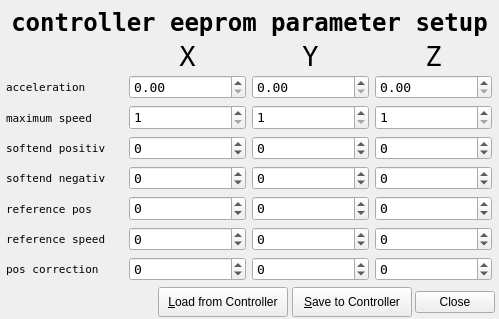
<?xml version="1.0" encoding="UTF-8"?>
<ui version="4.0">
 <class>driveparams</class>
 <widget class="QWidget" name="driveparams">
  <property name="windowModality">
   <enum>Qt::NonModal</enum>
  </property>
  <property name="geometry">
   <rect>
    <x>0</x>
    <y>0</y>
    <width>499</width>
    <height>319</height>
   </rect>
  </property>
  <property name="sizePolicy">
   <sizepolicy hsizetype="Fixed" vsizetype="Fixed">
    <horstretch>0</horstretch>
    <verstretch>0</verstretch>
   </sizepolicy>
  </property>
  <property name="windowTitle">
   <string>Drive Parameter Setup</string>
  </property>
  <widget class="QLabel" name="label_5">
   <property name="geometry">
    <rect>
     <x>4</x>
     <y>7</y>
     <width>491</width>
     <height>31</height>
    </rect>
   </property>
   <property name="font">
    <font>
     <family>DejaVu Sans Mono</family>
     <pointsize>18</pointsize>
     <weight>75</weight>
     <bold>true</bold>
    </font>
   </property>
   <property name="text">
    <string>controller eeprom parameter setup</string>
   </property>
   <property name="alignment">
    <set>Qt::AlignCenter</set>
   </property>
  </widget>
  <widget class="QPushButton" name="pushButton_saveparam">
   <property name="geometry">
    <rect>
     <x>292</x>
     <y>287</y>
     <width>120</width>
     <height>30</height>
    </rect>
   </property>
   <property name="styleSheet">
    <string notr="true"/>
   </property>
   <property name="text">
    <string>&amp;Save to Controller</string>
   </property>
  </widget>
  <widget class="QWidget" name="layoutWidget">
   <property name="geometry">
    <rect>
     <x>6</x>
     <y>44</y>
     <width>486</width>
     <height>237</height>
    </rect>
   </property>
   <layout class="QGridLayout" name="gridLayout">
    <item row="0" column="1">
     <widget class="QLabel" name="label_X">
      <property name="font">
       <font>
        <family>DejaVu Sans Mono</family>
        <pointsize>20</pointsize>
       </font>
      </property>
      <property name="text">
       <string>X</string>
      </property>
      <property name="alignment">
       <set>Qt::AlignCenter</set>
      </property>
     </widget>
    </item>
    <item row="0" column="2">
     <widget class="QLabel" name="label_Y">
      <property name="font">
       <font>
        <family>DejaVu Sans Mono</family>
        <pointsize>20</pointsize>
       </font>
      </property>
      <property name="text">
       <string>Y</string>
      </property>
      <property name="alignment">
       <set>Qt::AlignCenter</set>
      </property>
     </widget>
    </item>
    <item row="0" column="3">
     <widget class="QLabel" name="label_Z">
      <property name="font">
       <font>
        <family>DejaVu Sans Mono</family>
        <pointsize>20</pointsize>
       </font>
      </property>
      <property name="text">
       <string>Z</string>
      </property>
      <property name="alignment">
       <set>Qt::AlignCenter</set>
      </property>
     </widget>
    </item>
    <item row="1" column="0">
     <widget class="QLabel" name="label_accel">
      <property name="font">
       <font>
        <family>DejaVu Sans Mono</family>
        <pointsize>8</pointsize>
       </font>
      </property>
      <property name="text">
       <string>acceleration</string>
      </property>
      <property name="alignment">
       <set>Qt::AlignLeading|Qt::AlignLeft|Qt::AlignVCenter</set>
      </property>
     </widget>
    </item>
    <item row="2" column="0">
     <widget class="QLabel" name="label_maxspeed">
      <property name="font">
       <font>
        <family>DejaVu Sans Mono</family>
        <pointsize>8</pointsize>
       </font>
      </property>
      <property name="text">
       <string>maximum speed</string>
      </property>
      <property name="alignment">
       <set>Qt::AlignLeading|Qt::AlignLeft|Qt::AlignVCenter</set>
      </property>
     </widget>
    </item>
    <item row="2" column="1">
     <widget class="QSpinBox" name="spinBox_drv_para_X_maxspeed">
      <property name="font">
       <font>
        <family>DejaVu Sans Mono</family>
        <pointsize>10</pointsize>
       </font>
      </property>
      <property name="alignment">
       <set>Qt::AlignLeading|Qt::AlignLeft|Qt::AlignTop</set>
      </property>
      <property name="readOnly">
       <bool>false</bool>
      </property>
      <property name="buttonSymbols">
       <enum>QAbstractSpinBox::UpDownArrows</enum>
      </property>
      <property name="minimum">
       <number>1</number>
      </property>
      <property name="maximum">
       <number>999999999</number>
      </property>
      <property name="value">
       <number>1</number>
      </property>
     </widget>
    </item>
    <item row="2" column="2">
     <widget class="QSpinBox" name="spinBox_drv_para_Y_maxspeed">
      <property name="font">
       <font>
        <family>DejaVu Sans Mono</family>
        <pointsize>10</pointsize>
       </font>
      </property>
      <property name="alignment">
       <set>Qt::AlignLeading|Qt::AlignLeft|Qt::AlignTop</set>
      </property>
      <property name="readOnly">
       <bool>false</bool>
      </property>
      <property name="buttonSymbols">
       <enum>QAbstractSpinBox::UpDownArrows</enum>
      </property>
      <property name="minimum">
       <number>1</number>
      </property>
      <property name="maximum">
       <number>999999999</number>
      </property>
      <property name="value">
       <number>1</number>
      </property>
     </widget>
    </item>
    <item row="2" column="3">
     <widget class="QSpinBox" name="spinBox_drv_para_Z_maxspeed">
      <property name="font">
       <font>
        <family>DejaVu Sans Mono</family>
        <pointsize>10</pointsize>
        <strikeout>false</strikeout>
       </font>
      </property>
      <property name="alignment">
       <set>Qt::AlignLeading|Qt::AlignLeft|Qt::AlignTop</set>
      </property>
      <property name="readOnly">
       <bool>false</bool>
      </property>
      <property name="buttonSymbols">
       <enum>QAbstractSpinBox::UpDownArrows</enum>
      </property>
      <property name="minimum">
       <number>1</number>
      </property>
      <property name="maximum">
       <number>999999999</number>
      </property>
      <property name="value">
       <number>1</number>
      </property>
     </widget>
    </item>
    <item row="3" column="0">
     <widget class="QLabel" name="label_softendpos">
      <property name="font">
       <font>
        <family>DejaVu Sans Mono</family>
        <pointsize>8</pointsize>
       </font>
      </property>
      <property name="text">
       <string>softend positiv</string>
      </property>
      <property name="alignment">
       <set>Qt::AlignLeading|Qt::AlignLeft|Qt::AlignVCenter</set>
      </property>
     </widget>
    </item>
    <item row="3" column="1">
     <widget class="QSpinBox" name="spinBox_drv_para_X_softend_pos">
      <property name="font">
       <font>
        <family>DejaVu Sans Mono</family>
        <pointsize>10</pointsize>
       </font>
      </property>
      <property name="alignment">
       <set>Qt::AlignLeading|Qt::AlignLeft|Qt::AlignTop</set>
      </property>
      <property name="readOnly">
       <bool>false</bool>
      </property>
      <property name="buttonSymbols">
       <enum>QAbstractSpinBox::UpDownArrows</enum>
      </property>
      <property name="minimum">
       <number>-999999999</number>
      </property>
      <property name="maximum">
       <number>999999999</number>
      </property>
      <property name="value">
       <number>0</number>
      </property>
     </widget>
    </item>
    <item row="3" column="2">
     <widget class="QSpinBox" name="spinBox_drv_para_Y_softend_pos">
      <property name="font">
       <font>
        <family>DejaVu Sans Mono</family>
        <pointsize>10</pointsize>
       </font>
      </property>
      <property name="alignment">
       <set>Qt::AlignLeading|Qt::AlignLeft|Qt::AlignTop</set>
      </property>
      <property name="readOnly">
       <bool>false</bool>
      </property>
      <property name="buttonSymbols">
       <enum>QAbstractSpinBox::UpDownArrows</enum>
      </property>
      <property name="minimum">
       <number>-999999999</number>
      </property>
      <property name="maximum">
       <number>999999999</number>
      </property>
      <property name="value">
       <number>0</number>
      </property>
     </widget>
    </item>
    <item row="3" column="3">
     <widget class="QSpinBox" name="spinBox_drv_para_Z_softend_pos">
      <property name="font">
       <font>
        <family>DejaVu Sans Mono</family>
        <pointsize>10</pointsize>
        <strikeout>false</strikeout>
       </font>
      </property>
      <property name="alignment">
       <set>Qt::AlignLeading|Qt::AlignLeft|Qt::AlignTop</set>
      </property>
      <property name="readOnly">
       <bool>false</bool>
      </property>
      <property name="buttonSymbols">
       <enum>QAbstractSpinBox::UpDownArrows</enum>
      </property>
      <property name="minimum">
       <number>-999999999</number>
      </property>
      <property name="maximum">
       <number>999999999</number>
      </property>
      <property name="value">
       <number>0</number>
      </property>
     </widget>
    </item>
    <item row="4" column="0">
     <widget class="QLabel" name="label_softendneg">
      <property name="font">
       <font>
        <family>DejaVu Sans Mono</family>
        <pointsize>8</pointsize>
       </font>
      </property>
      <property name="text">
       <string>softend negativ</string>
      </property>
      <property name="alignment">
       <set>Qt::AlignLeading|Qt::AlignLeft|Qt::AlignVCenter</set>
      </property>
     </widget>
    </item>
    <item row="4" column="1">
     <widget class="QSpinBox" name="spinBox_drv_para_X_softend_neg">
      <property name="font">
       <font>
        <family>DejaVu Sans Mono</family>
        <pointsize>10</pointsize>
       </font>
      </property>
      <property name="alignment">
       <set>Qt::AlignLeading|Qt::AlignLeft|Qt::AlignTop</set>
      </property>
      <property name="readOnly">
       <bool>false</bool>
      </property>
      <property name="buttonSymbols">
       <enum>QAbstractSpinBox::UpDownArrows</enum>
      </property>
      <property name="minimum">
       <number>-999999999</number>
      </property>
      <property name="maximum">
       <number>999999999</number>
      </property>
      <property name="value">
       <number>0</number>
      </property>
     </widget>
    </item>
    <item row="4" column="2">
     <widget class="QSpinBox" name="spinBox_drv_para_Y_softend_neg">
      <property name="font">
       <font>
        <family>DejaVu Sans Mono</family>
        <pointsize>10</pointsize>
       </font>
      </property>
      <property name="alignment">
       <set>Qt::AlignLeading|Qt::AlignLeft|Qt::AlignTop</set>
      </property>
      <property name="readOnly">
       <bool>false</bool>
      </property>
      <property name="buttonSymbols">
       <enum>QAbstractSpinBox::UpDownArrows</enum>
      </property>
      <property name="minimum">
       <number>-999999999</number>
      </property>
      <property name="maximum">
       <number>999999999</number>
      </property>
      <property name="value">
       <number>0</number>
      </property>
     </widget>
    </item>
    <item row="4" column="3">
     <widget class="QSpinBox" name="spinBox_drv_para_Z_softend_neg">
      <property name="font">
       <font>
        <family>DejaVu Sans Mono</family>
        <pointsize>10</pointsize>
        <strikeout>false</strikeout>
       </font>
      </property>
      <property name="alignment">
       <set>Qt::AlignLeading|Qt::AlignLeft|Qt::AlignTop</set>
      </property>
      <property name="readOnly">
       <bool>false</bool>
      </property>
      <property name="buttonSymbols">
       <enum>QAbstractSpinBox::UpDownArrows</enum>
      </property>
      <property name="minimum">
       <number>-999999999</number>
      </property>
      <property name="maximum">
       <number>999999999</number>
      </property>
      <property name="value">
       <number>0</number>
      </property>
     </widget>
    </item>
    <item row="5" column="0">
     <widget class="QLabel" name="label_refp">
      <property name="font">
       <font>
        <family>DejaVu Sans Mono</family>
        <pointsize>8</pointsize>
       </font>
      </property>
      <property name="text">
       <string>reference pos</string>
      </property>
      <property name="alignment">
       <set>Qt::AlignLeading|Qt::AlignLeft|Qt::AlignVCenter</set>
      </property>
     </widget>
    </item>
    <item row="5" column="1">
     <widget class="QSpinBox" name="spinBox_drv_para_X_refpos">
      <property name="font">
       <font>
        <family>DejaVu Sans Mono</family>
        <pointsize>10</pointsize>
       </font>
      </property>
      <property name="alignment">
       <set>Qt::AlignLeading|Qt::AlignLeft|Qt::AlignTop</set>
      </property>
      <property name="readOnly">
       <bool>false</bool>
      </property>
      <property name="buttonSymbols">
       <enum>QAbstractSpinBox::UpDownArrows</enum>
      </property>
      <property name="minimum">
       <number>-999999999</number>
      </property>
      <property name="maximum">
       <number>999999999</number>
      </property>
      <property name="value">
       <number>0</number>
      </property>
     </widget>
    </item>
    <item row="5" column="2">
     <widget class="QSpinBox" name="spinBox_drv_para_Y_refpos">
      <property name="font">
       <font>
        <family>DejaVu Sans Mono</family>
        <pointsize>10</pointsize>
       </font>
      </property>
      <property name="alignment">
       <set>Qt::AlignLeading|Qt::AlignLeft|Qt::AlignTop</set>
      </property>
      <property name="readOnly">
       <bool>false</bool>
      </property>
      <property name="buttonSymbols">
       <enum>QAbstractSpinBox::UpDownArrows</enum>
      </property>
      <property name="minimum">
       <number>-999999999</number>
      </property>
      <property name="maximum">
       <number>999999999</number>
      </property>
      <property name="value">
       <number>0</number>
      </property>
     </widget>
    </item>
    <item row="5" column="3">
     <widget class="QSpinBox" name="spinBox_drv_para_Z_refpos">
      <property name="font">
       <font>
        <family>DejaVu Sans Mono</family>
        <pointsize>10</pointsize>
        <strikeout>false</strikeout>
       </font>
      </property>
      <property name="alignment">
       <set>Qt::AlignLeading|Qt::AlignLeft|Qt::AlignTop</set>
      </property>
      <property name="readOnly">
       <bool>false</bool>
      </property>
      <property name="buttonSymbols">
       <enum>QAbstractSpinBox::UpDownArrows</enum>
      </property>
      <property name="minimum">
       <number>-999999999</number>
      </property>
      <property name="maximum">
       <number>999999999</number>
      </property>
      <property name="value">
       <number>0</number>
      </property>
     </widget>
    </item>
    <item row="6" column="0">
     <widget class="QLabel" name="label_refspeed">
      <property name="font">
       <font>
        <family>DejaVu Sans Mono</family>
        <pointsize>8</pointsize>
       </font>
      </property>
      <property name="text">
       <string>reference speed</string>
      </property>
      <property name="alignment">
       <set>Qt::AlignLeading|Qt::AlignLeft|Qt::AlignVCenter</set>
      </property>
     </widget>
    </item>
    <item row="6" column="1">
     <widget class="QSpinBox" name="spinBox_drv_para_X_refspeed">
      <property name="font">
       <font>
        <family>DejaVu Sans Mono</family>
        <pointsize>10</pointsize>
       </font>
      </property>
      <property name="alignment">
       <set>Qt::AlignLeading|Qt::AlignLeft|Qt::AlignTop</set>
      </property>
      <property name="readOnly">
       <bool>false</bool>
      </property>
      <property name="buttonSymbols">
       <enum>QAbstractSpinBox::UpDownArrows</enum>
      </property>
      <property name="minimum">
       <number>-999999999</number>
      </property>
      <property name="maximum">
       <number>999999999</number>
      </property>
      <property name="value">
       <number>0</number>
      </property>
     </widget>
    </item>
    <item row="6" column="2">
     <widget class="QSpinBox" name="spinBox_drv_para_Y_refspeed">
      <property name="font">
       <font>
        <family>DejaVu Sans Mono</family>
        <pointsize>10</pointsize>
       </font>
      </property>
      <property name="alignment">
       <set>Qt::AlignLeading|Qt::AlignLeft|Qt::AlignTop</set>
      </property>
      <property name="readOnly">
       <bool>false</bool>
      </property>
      <property name="buttonSymbols">
       <enum>QAbstractSpinBox::UpDownArrows</enum>
      </property>
      <property name="minimum">
       <number>-999999999</number>
      </property>
      <property name="maximum">
       <number>999999999</number>
      </property>
      <property name="value">
       <number>0</number>
      </property>
     </widget>
    </item>
    <item row="6" column="3">
     <widget class="QSpinBox" name="spinBox_drv_para_Z_refspeed">
      <property name="font">
       <font>
        <family>DejaVu Sans Mono</family>
        <pointsize>10</pointsize>
        <strikeout>false</strikeout>
       </font>
      </property>
      <property name="alignment">
       <set>Qt::AlignLeading|Qt::AlignLeft|Qt::AlignTop</set>
      </property>
      <property name="readOnly">
       <bool>false</bool>
      </property>
      <property name="buttonSymbols">
       <enum>QAbstractSpinBox::UpDownArrows</enum>
      </property>
      <property name="minimum">
       <number>-999999999</number>
      </property>
      <property name="maximum">
       <number>999999999</number>
      </property>
      <property name="value">
       <number>0</number>
      </property>
     </widget>
    </item>
    <item row="7" column="0">
     <widget class="QLabel" name="label_poscor">
      <property name="font">
       <font>
        <family>DejaVu Sans Mono</family>
        <pointsize>8</pointsize>
       </font>
      </property>
      <property name="text">
       <string>pos correction</string>
      </property>
      <property name="alignment">
       <set>Qt::AlignLeading|Qt::AlignLeft|Qt::AlignVCenter</set>
      </property>
     </widget>
    </item>
    <item row="7" column="1">
     <widget class="QSpinBox" name="spinBox_drv_para_X_poscor">
      <property name="font">
       <font>
        <family>DejaVu Sans Mono</family>
        <pointsize>10</pointsize>
       </font>
      </property>
      <property name="alignment">
       <set>Qt::AlignLeading|Qt::AlignLeft|Qt::AlignTop</set>
      </property>
      <property name="readOnly">
       <bool>false</bool>
      </property>
      <property name="buttonSymbols">
       <enum>QAbstractSpinBox::UpDownArrows</enum>
      </property>
      <property name="minimum">
       <number>-999999999</number>
      </property>
      <property name="maximum">
       <number>999999999</number>
      </property>
      <property name="value">
       <number>0</number>
      </property>
     </widget>
    </item>
    <item row="7" column="2">
     <widget class="QSpinBox" name="spinBox_drv_para_Y_poscor">
      <property name="font">
       <font>
        <family>DejaVu Sans Mono</family>
        <pointsize>10</pointsize>
       </font>
      </property>
      <property name="alignment">
       <set>Qt::AlignLeading|Qt::AlignLeft|Qt::AlignTop</set>
      </property>
      <property name="readOnly">
       <bool>false</bool>
      </property>
      <property name="buttonSymbols">
       <enum>QAbstractSpinBox::UpDownArrows</enum>
      </property>
      <property name="minimum">
       <number>-999999999</number>
      </property>
      <property name="maximum">
       <number>999999999</number>
      </property>
      <property name="value">
       <number>0</number>
      </property>
     </widget>
    </item>
    <item row="7" column="3">
     <widget class="QSpinBox" name="spinBox_drv_para_Z_poscor">
      <property name="font">
       <font>
        <family>DejaVu Sans Mono</family>
        <pointsize>10</pointsize>
        <strikeout>false</strikeout>
       </font>
      </property>
      <property name="alignment">
       <set>Qt::AlignLeading|Qt::AlignLeft|Qt::AlignTop</set>
      </property>
      <property name="readOnly">
       <bool>false</bool>
      </property>
      <property name="buttonSymbols">
       <enum>QAbstractSpinBox::UpDownArrows</enum>
      </property>
      <property name="minimum">
       <number>-999999999</number>
      </property>
      <property name="maximum">
       <number>999999999</number>
      </property>
      <property name="value">
       <number>0</number>
      </property>
     </widget>
    </item>
    <item row="1" column="1">
     <widget class="QDoubleSpinBox" name="doubleSpinBox_drv_para_X_accel">
      <property name="font">
       <font>
        <family>DejaVu Sans Mono</family>
        <pointsize>10</pointsize>
       </font>
      </property>
      <property name="maximum">
       <double>100000.000000000000000</double>
      </property>
     </widget>
    </item>
    <item row="1" column="2">
     <widget class="QDoubleSpinBox" name="doubleSpinBox_drv_para_Y_accel">
      <property name="font">
       <font>
        <family>DejaVu Sans Mono</family>
        <pointsize>10</pointsize>
       </font>
      </property>
      <property name="maximum">
       <double>100000.000000000000000</double>
      </property>
     </widget>
    </item>
    <item row="1" column="3">
     <widget class="QDoubleSpinBox" name="doubleSpinBox_drv_para_Z_accel">
      <property name="font">
       <font>
        <family>DejaVu Sans Mono</family>
        <pointsize>10</pointsize>
        <strikeout>false</strikeout>
       </font>
      </property>
      <property name="maximum">
       <double>100000.000000000000000</double>
      </property>
      <property name="singleStep">
       <double>10.000000000000000</double>
      </property>
     </widget>
    </item>
   </layout>
  </widget>
  <widget class="QPushButton" name="pushButton_loadparam">
   <property name="geometry">
    <rect>
     <x>158</x>
     <y>287</y>
     <width>130</width>
     <height>30</height>
    </rect>
   </property>
   <property name="text">
    <string>&amp;Load from Controller</string>
   </property>
  </widget>
  <widget class="QDialogButtonBox" name="buttonBox">
   <property name="geometry">
    <rect>
     <x>414</x>
     <y>287</y>
     <width>81</width>
     <height>30</height>
    </rect>
   </property>
   <property name="standardButtons">
    <set>QDialogButtonBox::Close</set>
   </property>
  </widget>
 </widget>
 <tabstops>
  <tabstop>spinBox_drv_para_X_maxspeed</tabstop>
  <tabstop>spinBox_drv_para_X_softend_pos</tabstop>
  <tabstop>spinBox_drv_para_X_softend_neg</tabstop>
  <tabstop>spinBox_drv_para_X_refpos</tabstop>
  <tabstop>spinBox_drv_para_X_refspeed</tabstop>
  <tabstop>spinBox_drv_para_X_poscor</tabstop>
  <tabstop>spinBox_drv_para_Y_maxspeed</tabstop>
  <tabstop>spinBox_drv_para_Y_softend_pos</tabstop>
  <tabstop>spinBox_drv_para_Y_softend_neg</tabstop>
  <tabstop>spinBox_drv_para_Y_refpos</tabstop>
  <tabstop>spinBox_drv_para_Y_refspeed</tabstop>
  <tabstop>spinBox_drv_para_Y_poscor</tabstop>
  <tabstop>spinBox_drv_para_Z_maxspeed</tabstop>
  <tabstop>spinBox_drv_para_Z_softend_pos</tabstop>
  <tabstop>spinBox_drv_para_Z_softend_neg</tabstop>
  <tabstop>spinBox_drv_para_Z_refpos</tabstop>
  <tabstop>spinBox_drv_para_Z_refspeed</tabstop>
  <tabstop>spinBox_drv_para_Z_poscor</tabstop>
  <tabstop>pushButton_loadparam</tabstop>
  <tabstop>pushButton_saveparam</tabstop>
 </tabstops>
 <resources/>
 <connections>
  <connection>
   <sender>buttonBox</sender>
   <signal>clicked(QAbstractButton*)</signal>
   <receiver>driveparams</receiver>
   <slot>close()</slot>
   <hints>
    <hint type="sourcelabel">
     <x>482</x>
     <y>348</y>
    </hint>
    <hint type="destinationlabel">
     <x>503</x>
     <y>310</y>
    </hint>
   </hints>
  </connection>
 </connections>
</ui>
